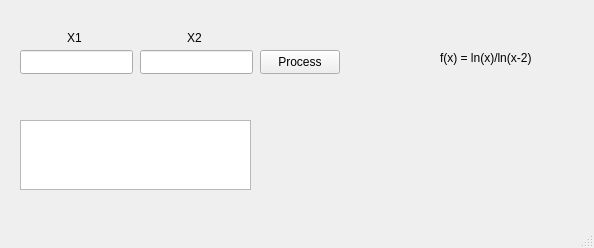
<?xml version="1.0" encoding="UTF-8"?>
<ui version="4.0">
 <class>MainWindow</class>
 <widget class="QMainWindow" name="MainWindow">
  <property name="geometry">
   <rect>
    <x>0</x>
    <y>0</y>
    <width>594</width>
    <height>248</height>
   </rect>
  </property>
  <property name="windowTitle">
   <string>MainWindow</string>
  </property>
  <property name="layoutDirection">
   <enum>Qt::LeftToRight</enum>
  </property>
  <widget class="QWidget" name="centralwidget">
   <widget class="QLineEdit" name="lineEdit_x1">
    <property name="geometry">
     <rect>
      <x>20</x>
      <y>50</y>
      <width>113</width>
      <height>24</height>
     </rect>
    </property>
   </widget>
   <widget class="QLabel" name="label_x1">
    <property name="geometry">
     <rect>
      <x>50</x>
      <y>30</y>
      <width>49</width>
      <height>16</height>
     </rect>
    </property>
    <property name="layoutDirection">
     <enum>Qt::LeftToRight</enum>
    </property>
    <property name="text">
     <string>X1</string>
    </property>
    <property name="alignment">
     <set>Qt::AlignCenter</set>
    </property>
   </widget>
   <widget class="QLineEdit" name="lineEdit_x2">
    <property name="geometry">
     <rect>
      <x>140</x>
      <y>50</y>
      <width>113</width>
      <height>24</height>
     </rect>
    </property>
    <property name="text">
     <string/>
    </property>
   </widget>
   <widget class="QLabel" name="label_x2">
    <property name="geometry">
     <rect>
      <x>170</x>
      <y>30</y>
      <width>49</width>
      <height>16</height>
     </rect>
    </property>
    <property name="layoutDirection">
     <enum>Qt::LeftToRight</enum>
    </property>
    <property name="text">
     <string>X2</string>
    </property>
    <property name="alignment">
     <set>Qt::AlignCenter</set>
    </property>
   </widget>
   <widget class="QLabel" name="label_func">
    <property name="geometry">
     <rect>
      <x>440</x>
      <y>50</y>
      <width>111</width>
      <height>16</height>
     </rect>
    </property>
    <property name="text">
     <string>f(x) = ln(x)/ln(x-2)</string>
    </property>
   </widget>
   <widget class="QTextEdit" name="textEdit">
    <property name="geometry">
     <rect>
      <x>20</x>
      <y>120</y>
      <width>231</width>
      <height>70</height>
     </rect>
    </property>
    <property name="readOnly">
     <bool>true</bool>
    </property>
   </widget>
   <widget class="QPushButton" name="pushButton">
    <property name="geometry">
     <rect>
      <x>260</x>
      <y>50</y>
      <width>80</width>
      <height>24</height>
     </rect>
    </property>
    <property name="text">
     <string>Process</string>
    </property>
   </widget>
  </widget>
  <widget class="QMenuBar" name="menubar">
   <property name="geometry">
    <rect>
     <x>0</x>
     <y>0</y>
     <width>594</width>
     <height>21</height>
    </rect>
   </property>
  </widget>
  <widget class="QStatusBar" name="statusbar"/>
 </widget>
 <resources/>
 <connections/>
</ui>
